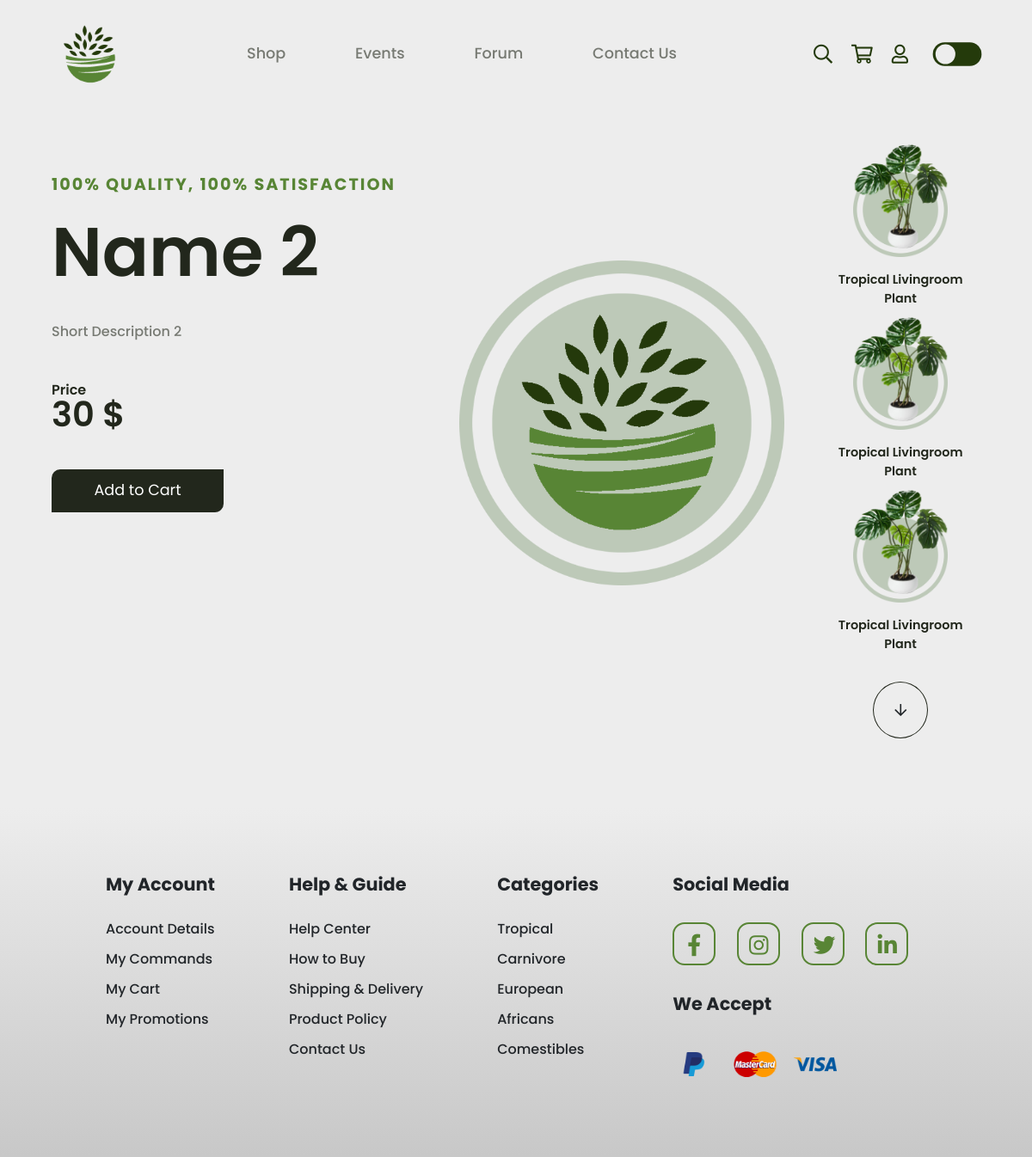
Before: /website/pages/selected-product.php?product_id=2 with the older database file.
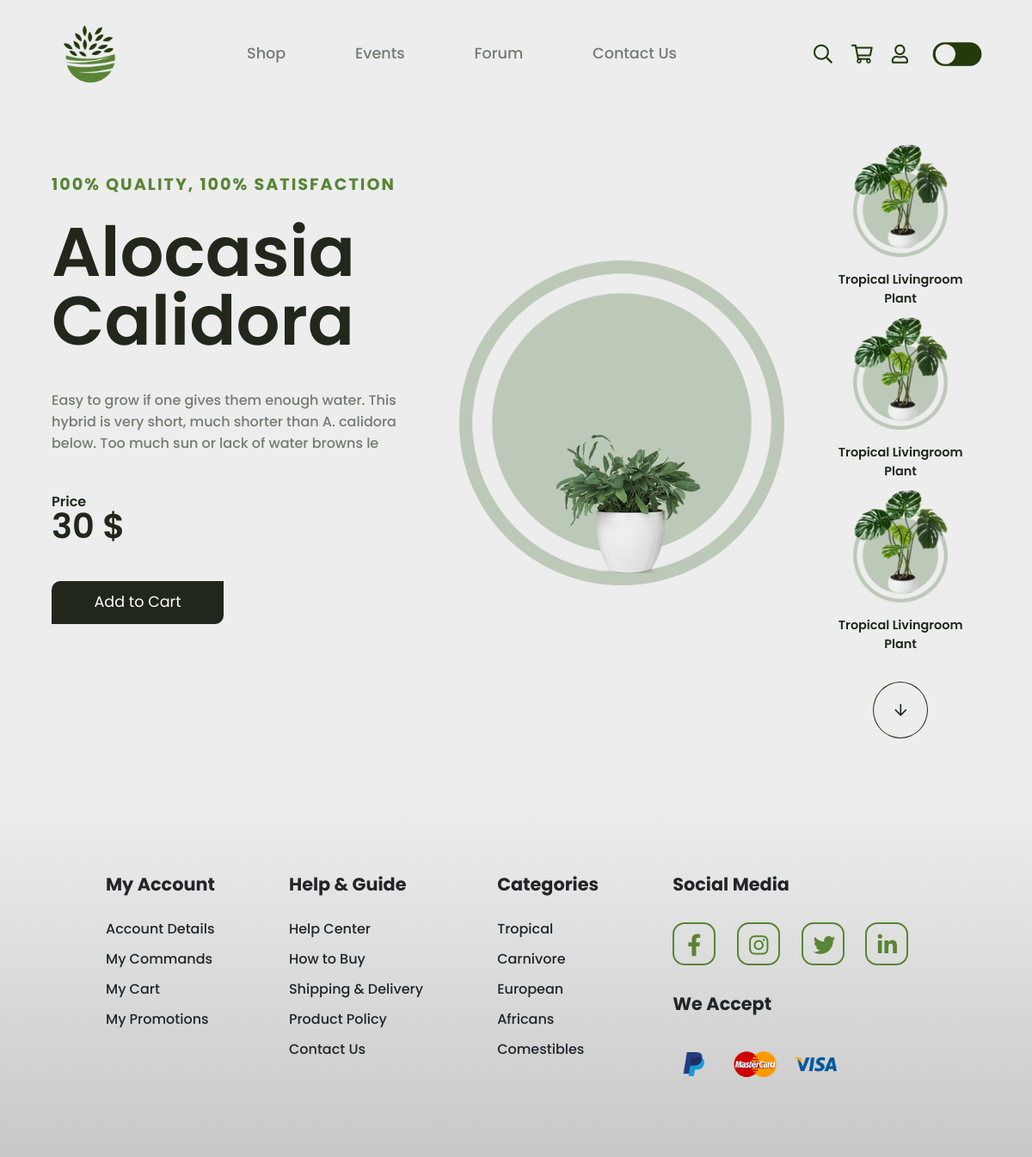
After: the same page with the newer database file.
### tables this page shows
CREATE TABLE product(
   product_id INT AUTO_INCREMENT,
   name VARCHAR(50)  NOT NULL,
   short_description VARCHAR(150)  NOT NULL,
   long_description VARCHAR(500)  NOT NULL,
   price_excl_tax DECIMAL(15,2)   NOT NULL,
   stock_quantity INT NOT NULL,
   tax_id INT NOT NULL,
   image_id INT NOT NULL,
   category_id INT NOT NULL,
   PRIMARY KEY(product_id),
   FOREIGN KEY(tax_id) REFERENCES tax(tax_id),
   FOREIGN KEY(image_id) REFERENCES image(image_id),
   FOREIGN KEY(category_id) REFERENCES category(category_id)
);

CREATE TABLE tax(
   tax_id INT AUTO_INCREMENT,
   rate DECIMAL(15,2)   NOT NULL,
   PRIMARY KEY(tax_id)
);

CREATE TABLE image(
   image_id INT AUTO_INCREMENT,
   url VARCHAR(255)  NOT NULL,
   PRIMARY KEY(image_id)
);

### database/DBController.php (called while the page is built, shortened)
<?php
    class DBController
    {
        protected $host = '127.0.0.1';
        protected $user = 'root';
        protected $pwd = '#Apomposelli1';
        protected $database = 'tropicalinterior';
        public function __construct()
        {
            $this->con = mysqli_connect($this->host, $this->user, $this->pwd, $this->database);
        }
    }
?>

### utilities.php (called while the page is built, shortened)
<?php
    function debug_to_console($data) {
        $output = $data;
    }
    require(__DIR__."/database/DBController.php");
    $db = new DBController();
    require(__DIR__."/database/CustomRequest.php");
    $customRequest = new CustomRequest($db);
?>

### database/CustomRequest.php (called while the page is built, shortened)
<?php
    class CustomRequest
    {
        public $db = null;
        public function __construct(DBController $db)
        {
            $this->db = $db;
        }
        public function getData($query)
        {
            $result = $this->db->con->query($query);
            $resultArray = array();
            while($item = mysqli_fetch_array($result, MYSQLI_ASSOC))
            {
                $resultArray[] = $item;
            }
            return $resultArray;
        }
    }
?>

### website/pages/selected-product.php (the view, shortened to what this page needs)
<?php require_once('../../utilities.php'); ?>
<html>
    <head>
        <link href="https://cdn.jsdelivr.net/npm/bootstrap@5.1.3/dist/css/bootstrap.min.css" rel="stylesheet"
>
        <link rel="stylesheet" href="../css/reset.css">
        <link rel="stylesheet" href="../css/all.css">
        <link rel="stylesheet" href="../css/global.css">
        <link rel="stylesheet" href="../css/navbar.css">
        <link rel="stylesheet" href="../css/authentication-modal.css">
        <link rel="stylesheet" href="../css/selected-product.css">
        <link rel="stylesheet" href="../css/footer.css">
    </head>
    <body>
        <header>
            <?php include '../components/navbar.php'; ?>
        </header>
        <main>
            <?php
                if(isset($_GET['product_id']) && $_GET['product_id'] != "")
                {
                    $productInfo = $customRequest->getData(
                        "SELECT p.name, p.short_description, p.price_excl_tax, t.rate AS tax_rate, i.url AS image_url
                        FROM product p
                        LEFT JOIN (tax t CROSS JOIN image i) ON (p.tax_id = t.tax_id AND p.image_id = i.image_id)
                        WHERE p.product_id = {$_GET['product_id']};
                    ")[0];
                }
            ?>
            <div class="product_informations_main_container">
                <div class="name_description_price_buy_container">
                    <p class="quality_band_title">100% QUALITY, 100% SATISFACTION</p>
                    <p class="product_name_title"><?= $productInfo['name'] ?></p>
                    <p class="product_description"><?= $productInfo['short_description'] ?></p>
                    <p class="price_title">Price</p>
                    <p class="price_value"><?= ($productInfo['price_excl_tax'] + ($productInfo['price_excl_tax'] * $productInfo['tax_rate'] / 100)) ?> $</p>
                    <div class="add_to_cart_button">Add to Cart</div>
                </div>
                <div class="design_image_container">
                    <img src="<?= $productInfo['image_url'] ?>" alt="product_image" class="product_image">
                </div>
                <div class="more_offers_container">
                    <div class="more_offer_item">
                        <div class="more_offer_item_image_container">
                            <img src="/website/graphics/img/plant1.png" alt="product_image" class="more_product_image">
                        </div>
                        <p class="more_offer_product_name">Tropical Livingroom Plant</p>
                    </div>
                    <div class="more_offer_item">
                        <div class="more_offer_item_image_container">
                            <img src="/website/graphics/img/plant1.png" alt="product_image" class="more_product_image">
                        </div>
                        <p class="more_offer_product_name">Tropical Livingroom Plant</p>
                    </div>
                    <div class="more_offer_item">
                        <div class="more_offer_item_image_container">
                            <img src="/website/graphics/img/plant1.png" alt="product_image" class="more_product_image">
                        </div>
                        <p class="more_offer_product_name">Tropical Livingroom Plant</p>
                    </div>
                    <i class="more_arrow_button far fa-arrow-down"></i>
                </div>
            </div>
        </main>
        <footer>
            <?php include '../components/footer.php'; ?>
        </footer>
    </body>
</html>

### website/components/navbar.php (shortened to what this page needs)
<div class='navbar'>
    <?php
        function currentPage($getName){
            if(isset($_GET['page']))
            {
                echo $_GET['page'] == $getName ? "selected" : "";
            }
        }
    ?>
    <div>
        <a href="/website/index.php?page=home">
            <img width="90px" height="90px" src="/website/graphics/img/logo.png" alt="logo">
        </a>
    </div>
    <div class="pages-button-container">
        <a class="page-btn <?php currentPage("shop"); ?>" href="/website/index.php?page=shop">Shop</a>
        <a class="page-btn <?php currentPage("events"); ?>" href="/website/index.php?page=events">Events</a>
        <a class="page-btn <?php currentPage("forum"); ?>" href="/website/index.php?page=forum">Forum</a>
        <a class="page-btn <?php currentPage("contact-us"); ?>" href="/website/index.php?page=contact-us">Contact Us</a>
    </div>
    <div class="icons-container">
        <i class="far fa-search"></i>
        <i class="far fa-shopping-cart"></i>
        <i class="authentication_modal_navbar_button far fa-user"></i>
        <div class="dark_mode_toggle_container">
            <label class="label" for="chk">
                <div class="ball"></div>
            </label>
        </div>
    </div>
</div>

### website/components/footer.php
<div class="footer_container">
    <div class="account_section">
        <p class="section_title">My Account</p>
        <p class="section_link">Account Details</p>
        <p class="section_link">My Commands</p>
        <p class="section_link">My Cart</p>
        <p class="section_link">My Promotions</p>
    </div>
    <div class="help_section">
        <p class="section_title">Help & Guide</p>
        <p class="section_link">Help Center</p>
        <p class="section_link">How to Buy</p>
        <p class="section_link">Shipping & Delivery</p>
        <p class="section_link">Product Policy</p>
        <p class="section_link">Contact Us</p>
    </div>
    <div class="categories_section">
        <p class="section_title">Categories</p>
        <p class="section_link">Tropical</p>
        <p class="section_link">Carnivore</p>
        <p class="section_link">European</p>
        <p class="section_link">Africans</p>
        <p class="section_link">Comestibles</p>
    </div>
    <div class="social_media_section">
        <p class="section_title">Social Media</p>
        <div class="social_icons_container">
            <i class="fab fa-facebook-f"></i>
            <i class="fab fa-instagram"></i>
            <i class="fab fa-twitter"></i>
            <i class="fab fa-linkedin-in"></i>
        </div>
        <p class="section_title">We Accept</p>
        <div class="payment_method_icons_container">
            <img src="/website/graphics/img/paypal-logo.png" alt="" class="payment_method_icon">
            <img src="/website/graphics/img/mastercard-logo.png" alt="" class="payment_method_icon">
            <img src="/website/graphics/img/visa-logo.png" alt="" class="payment_method_icon">
        </div>
    </div>
</div>

### website/css/global.css (style rules this page uses)
body { width: 100%; background-color: #ededed; display: flex; flex-direction: column; align-items: center; margin: 0; line-height: 1; transition: background-color 0.2s linear; }
header, main, footer { display: flex; justify-content: center; width: 100%; }

### website/css/navbar.css (style rules this page uses)
a, a:hover, a:focus, a:active { text-decoration: none; color: #777a73; }
.navbar { display: flex; justify-content: space-between; align-items: center; width: 90%; height: 125px; }
.icons-container { display: flex; align-items: center; flex-wrap: nowrap; }
.icons-container i { margin-left: 22px; font-size: 22px; color: #243a0b; }
.pages-button-container { display: flex; justify-content: space-between; width: 500px; }
.page-btn { font-size: 1.1rem; font-weight: 500; text-decoration: none; color: #777a73; }
.dark_mode_toggle_container { transform: scale(0.7); margin-left: 30px; }
.label { box-sizing: border-box; background-color: #243a0b; border-radius: 50px; cursor: pointer; display: flex; align-items: center; justify-content: space-between; position: relative; padding: 4px; width: 54px; height: 26px; transform: scale(1.5); }
.label .ball { background-color: #ededed; border-radius: 50%; position: absolute; height: 22px; width: 22px; margin: -1px; transform: translateX(0px); transition: transform 0.2s linear; }

### website/css/selected-product.css (style rules this page uses)
.product_informations_main_container { display: flex; justify-content: space-between; width: 90%; margin-bottom: 5em; }
.name_description_price_buy_container { padding-top: 5em; width: 40%; }
.quality_band_title { color: #588535; font-size: 1.2rem; font-weight: 700; letter-spacing: 2px; margin-bottom: 1.5em; }
.product_name_title { color: #22271c; font-size: 5rem; font-weight: 600; margin-bottom: 0.5em; }
.product_description { color: #777a73; font-size: 1rem; font-weight: 500; line-height: 25px; margin-bottom: 3em; }
.price_title { color: #22271c; font-size: 1rem; font-weight: 600; }
.price_value { color: #22271c; font-size: 2.5rem; font-weight: 600; margin-bottom: 1.1em; }
.add_to_cart_button { background-color: #22271c; color: #fff; display: flex; align-items: center; justify-content: center; width: 200px; height: 50px; border-radius: 10px 0px 10px 0px; font-weight: normal; font-size: 1.1rem; margin-right: 10px; padding: 10px; overflow: hidden; transition: transform 0.3s; }
.design_image_container { width: 35%; position: relative; display: flex; justify-content: center; align-items: center; }
.product_image { width: 90%; position: absolute; z-index: 4; }
.more_offers_container { display: flex; flex-direction: column; align-items: center; padding-top: 4em; }
.more_offer_item_image_container { width: 110px; height: 110px; position: relative; display: flex; justify-content: center; align-items: center; margin-bottom: 1em; }
.more_offer_item { display: flex; flex-direction: column; justify-content: center; align-items: center; margin-bottom: 2em; }
.more_product_image { padding-bottom: 2em; width: 110%; z-index: 4; position: absolute; }
.more_offer_product_name { width: 80%; text-align: center; line-height: 1.5em; color: #22271c; font-size: 0.9rem; font-weight: 600; }
.more_arrow_button { border: 1px solid #22271c; border-radius: 50%; padding: 1.5em; transition: transform 0.3s; }

### website/css/footer.css (style rules this page uses)
.footer_container { padding: 5em; display: flex; justify-content: space-around; background: linear-gradient(#ededed, #afafaf99); width: 100%; }
.section_title { font-size: 1.3rem; font-weight: 700; margin-bottom: 1.6em; }
.section_link { margin-bottom: 1.2em; font-weight: 500; }
.social_icons_container i { width: 50px; height: 50px; font-size: 1.6rem; padding: 12px; border: 2px solid #588535; color: #588535; border-radius: 14px; margin-bottom: 1.4em; text-align: center; cursor: pointer; margin-right: 0.8em; }
.payment_method_icon { width: 50px; margin-right: 1em; }

Changed rows visible on the page:
changed product: name "Name 2" → "Alocasia Calidora"; short_description "Short Description 2" → "Easy to grow if one gives them enough water. This hybrid is very short, much shorter than A. calidora below. Too much sun or lack of water browns le"; image.url: a different picture
